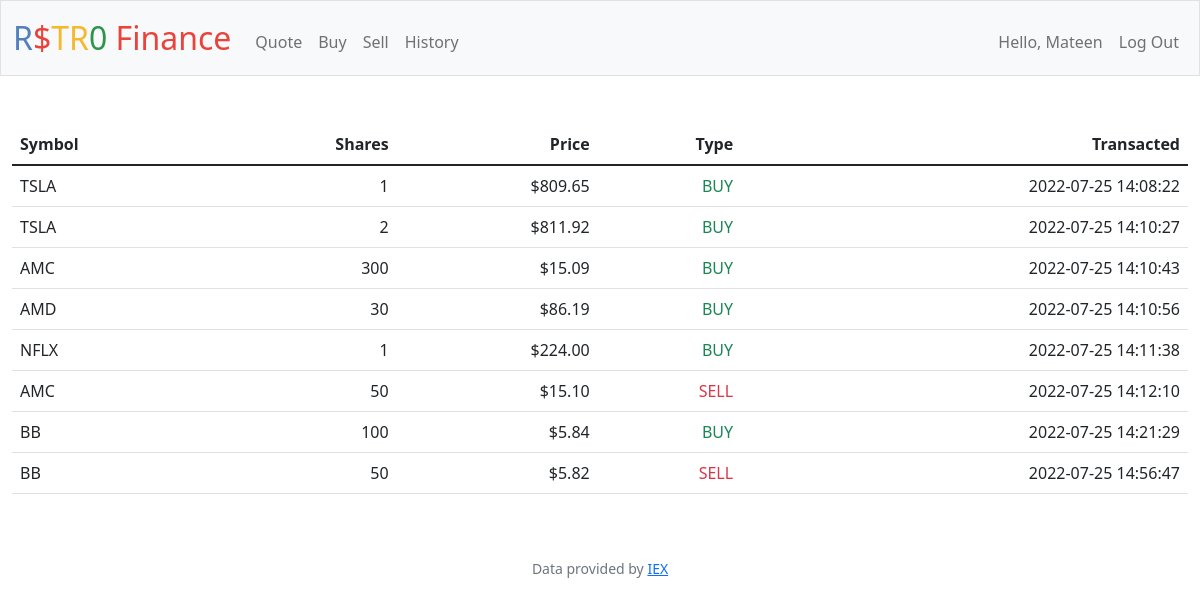
Screenshot of /history (signed in) with the database file from the repository.
### tables this page shows
CREATE TABLE tx (id INTEGER PRIMARY KEY AUTOINCREMENT NOT NULL, price FLOAT NOT NULL, account_id INTEGER NOT NULL, symbol TEXT NOT NULL, stock_name TEXT NOT NULL, tx_type TEXT NOT NULL, tx_date Date NOT NULL, amount INTEGER NOT NULL);

### app.py (the view)
@app.route("/history")
@login_required
def history():
    db_data = db.execute("SELECT * FROM tx WHERE account_id = ?", session["user_id"])
    return render_template("history.html", datas=db_data)

### app.py (called while the page is built)
@app.after_request
def after_request(response):
    response.headers["Cache-Control"] = "no-cache, no-store, must-revalidate"
    response.headers["Expires"] = 0
    response.headers["Pragma"] = "no-cache"
    return response

### helpers.py (called while the page is built)
def login_required(f):
    @wraps(f)
    def decorated_function(*args, **kwargs):
        if session.get("user_id") is None:
            return redirect("/login")
        return f(*args, **kwargs)
    return decorated_function

def usd(value):
    return f"${value:,.2f}"

### templates/history.html (shortened to what this page needs)
{% extends "layout.html" %}
{% block main %}
<table class="table">
    <thead>
        <tr>
            <th class="text-start">Symbol</th>
            <th class="text-end">Shares</th>
            <th class="text-end">Price</th>
            <th class="text-end">Type</th>
            <th class="text-end">Transacted</th>
        </tr>
    </thead>
    <tbody>
        {% for data in datas %}
            <tr>
                <td class="text-start">{{data["symbol"]}}</td>
                <td class="text-end">{{data["amount"]}}</td>
                <td class="text-end">{{data["price"] | usd}}</td>
                {% if data["tx_type"] == "BUY" %}
                <td class="text-end text-success">{{data["tx_type"]}}</td>
                {% else %}
                <td class="text-end text-danger">{{data["tx_type"]}}</td>
                {% endif %}
                <td class="text-end">{{data["tx_date"]}}</td>
            </tr>
            {% endfor %}
    </tbody>
</table>
{% endblock %}

### templates/layout.html (shortened to what this page needs)
<!DOCTYPE html>
<html lang="en">
    <head>
        <link href="https://cdn.jsdelivr.net/npm/bootstrap@5.1.3/dist/css/bootstrap.min.css" rel="stylesheet">
        <link href="/static/styles.css" rel="stylesheet">
    </head>
    <body>
        <nav class="bg-light border navbar navbar-expand-md navbar-light">
            <div class="container-fluid">
                <a class="navbar-brand" href="/"><span class="blue">R</span><span class="red">$</span><span class="yellow">TR</span><span class="green">0</span> <span class="red">Finance</span></a>
                <div class="collapse navbar-collapse" id="navbar">
                    {% if session["user_id"] %}
                        <ul class="navbar-nav me-auto mt-2">
                            <li class="nav-item"><a class="nav-link" href="/quote">Quote</a></li>
                            <li class="nav-item"><a class="nav-link" href="/buy">Buy</a></li>
                            <li class="nav-item"><a class="nav-link" href="/sell">Sell</a></li>
                            <li class="nav-item"><a class="nav-link" href="/history">History</a></li>
                        </ul>
                        <ul class="navbar-nav ms-auto mt-2">
                            <li><a class="nav-link" href="#">Hello, {{session["username"]}}</a></li>
                            <li class="nav-item"><a class="nav-link" href="/logout">Log Out</a></li>
                        </ul>
                    {% else %}
                        <ul class="navbar-nav ms-auto mt-2">
                            <li class="nav-item"><a class="nav-link" href="/register">Register</a></li>
                            <li class="nav-item"><a class="nav-link" href="/login">Log In</a></li>
                        </ul>
                    {% endif %}
                </div>
            </div>
        </nav>
        <main class="container-fluid py-5 text-center">
            {% block main %}{% endblock %}
        </main>
        <footer class="mb-5 small text-center text-muted">
            Data provided by <a href="https://iexcloud.io/">IEX</a>
        </footer>
    </body>
</html>

### static/styles.css (style rules this page uses)
nav .navbar-brand { font-size: xx-large; }
nav .navbar-brand .blue { color: #537fbe; }
nav .navbar-brand .red { color: #ea433b; }
nav .navbar-brand .yellow { color: #f5b82e; }
nav .navbar-brand .green { color: #2e944b; }

### rows the page displays
tx: symbol "TSLA", amount "1", price "$809.65", tx_type "BUY", tx_date "2022-07-25 14:08:22"
tx: symbol "TSLA", amount "2", price "$811.92", tx_type "BUY", tx_date "2022-07-25 14:10:27"
tx: symbol "AMC", amount "300", price "$15.09", tx_type "BUY", tx_date "2022-07-25 14:10:43"
tx: symbol "AMD", amount "30", price "$86.19", tx_type "BUY", tx_date "2022-07-25 14:10:56"
tx: symbol "NFLX", amount "1", price "$224.00", tx_type "BUY", tx_date "2022-07-25 14:11:38"
tx: symbol "AMC", amount "50", price "$15.10", tx_type "SELL", tx_date "2022-07-25 14:12:10"
tx: symbol "BB", amount "100", price "$5.84", tx_type "BUY", tx_date "2022-07-25 14:21:29"
tx: symbol "BB", amount "50", price "$5.82", tx_type "SELL", tx_date "2022-07-25 14:56:47"

### other values shown
{{ session["username"] }} "Mateen"
